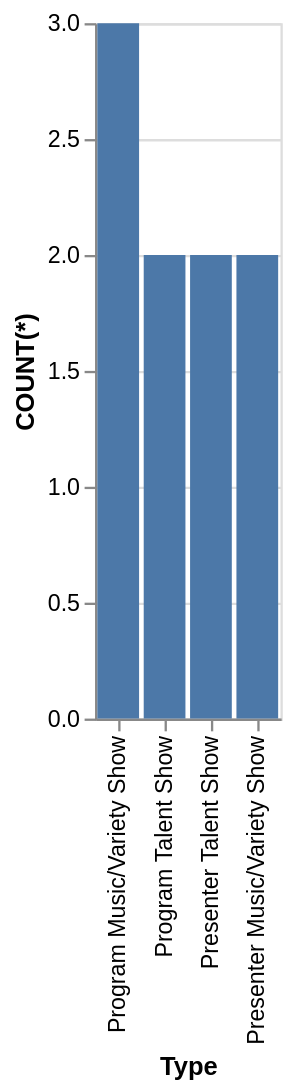

This figure's Vega-Lite source:
### Vega-Lite specification from a JSON file in a GitHub repository (floating-point values rounded to 4 significant figures)
{"data": {"values": [{"x_data": "Program Music/Variety Show", "y_data": 3}, {"x_data": "Program Talent Show", "y_data": 2}, {"x_data": "Presenter Talent Show", "y_data": 2}, {"x_data": "Presenter Music/Variety Show", "y_data": 2}]}, "mark": "bar", "encoding": {"x": {"field": "x_data", "type": "nominal", "title": "Type", "sort": {"op": "sum", "field": "y_data", "order": "descending"}}, "y": {"field": "y_data", "type": "quantitative", "title": "COUNT(*)"}}}
